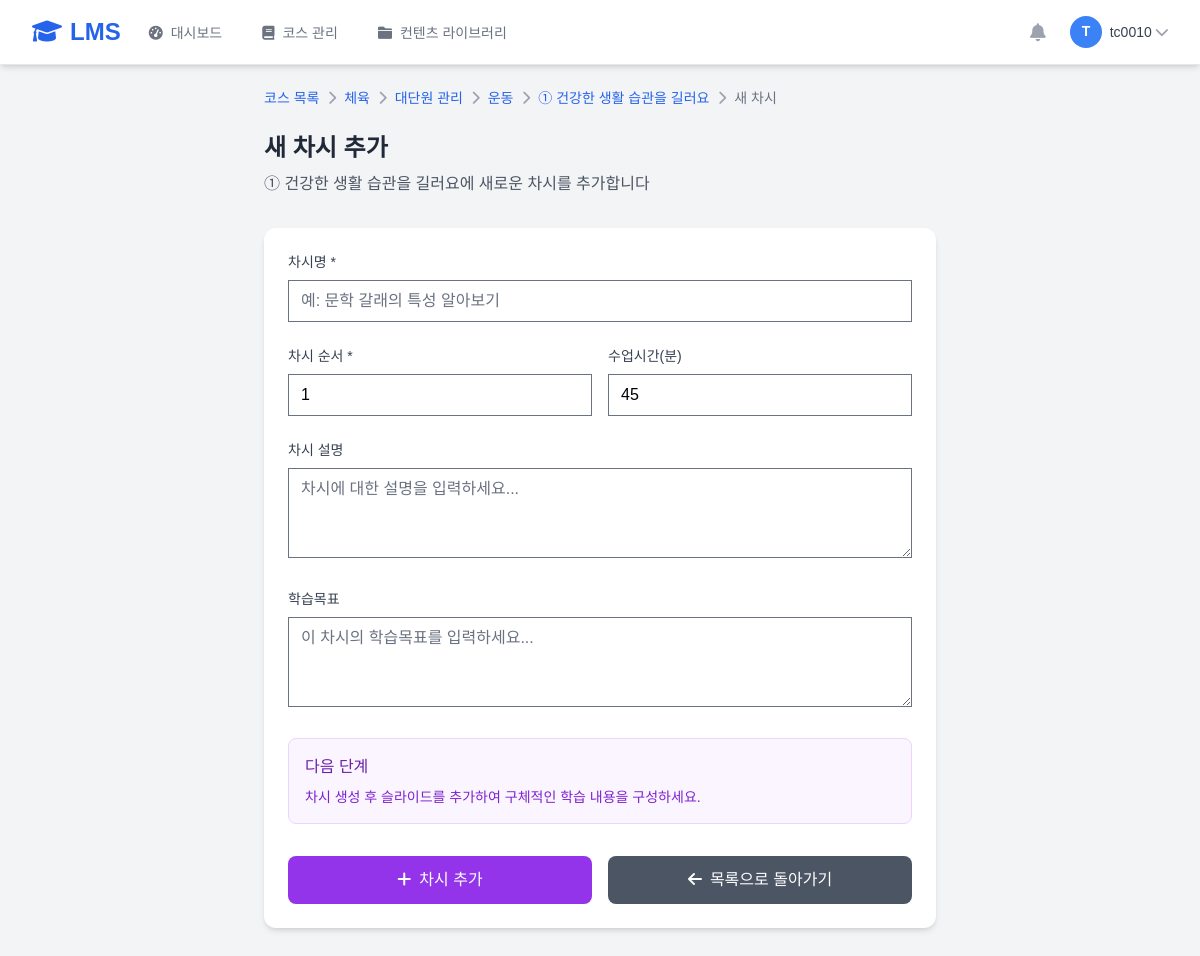
Page /teacher/subchapters/2/chasis/create/ (signed in) on the committed database.
### teacher/models.py (models this page shows, shortened)
class Course(models.Model):
    subject_name = models.CharField('과목명', max_length=100)
    target = models.CharField('대상', max_length=100)
    description = models.TextField('설명', blank=True)
    teacher = models.ForeignKey(Teacher, on_delete=models.CASCADE, verbose_name='담당교사')
    is_active = models.BooleanField('활성화', default=True)
    created_at = models.DateTimeField('생성일', auto_now_add=True)
    updated_at = models.DateTimeField('수정일', auto_now=True)
    class Meta:
        verbose_name = '코스'
        verbose_name_plural = '코스'
        ordering = ['-created_at']

class Chapter(models.Model):
    subject = models.ForeignKey(Course, on_delete=models.CASCADE, verbose_name='코스', related_name='chapters')
    chapter_title = models.CharField('대단원명', max_length=200)
    chapter_order = models.PositiveIntegerField('순서', default=1)
    description = models.TextField('설명', blank=True)
    created_at = models.DateTimeField('생성일', auto_now_add=True)
    updated_at = models.DateTimeField('수정일', auto_now=True)
    class Meta:
        verbose_name = '대단원'
        verbose_name_plural = '대단원'
        ordering = ['subject', 'chapter_order']
        unique_together = ['subject', 'chapter_order']

class SubChapter(models.Model):
    subject = models.ForeignKey(Course, on_delete=models.CASCADE, verbose_name='코스')
    chapter = models.ForeignKey(Chapter, on_delete=models.CASCADE, verbose_name='대단원', related_name='subchapters')
    sub_chapter_title = models.CharField('소단원명', max_length=200)
    sub_chapter_order = models.PositiveIntegerField('순서', default=1)
    description = models.TextField('설명', blank=True)
    created_at = models.DateTimeField('생성일', auto_now_add=True)
    updated_at = models.DateTimeField('수정일', auto_now=True)
    class Meta:
        verbose_name = '소단원'
        verbose_name_plural = '소단원'
        ordering = ['chapter', 'sub_chapter_order']
        unique_together = ['chapter', 'sub_chapter_order']

### teacher/courses.py (the view)
# urls.py: path('subchapters/<int:subchapter_id>/chasis/create/', courses.chasi_create_view, name='chasi_create'),
@login_required
@teacher_required
def chasi_create_view(request, subchapter_id):
    teacher = request.user.teacher
    subchapter = get_object_or_404(SubChapter, id=subchapter_id, subject__teacher=teacher)
    if request.method == 'POST':
        form = ChasiForm(request.POST)
        if form.is_valid():
            try:
                chasi = form.save(commit=False)
                chasi.subject = subchapter.subject
                chasi.chapter = subchapter.chapter
                chasi.sub_chapter = subchapter
                chasi.chapter_order = subchapter.chapter.chapter_order
                chasi.sub_chapter_order = subchapter.sub_chapter_order
                if not chasi.chasi_order:
                    last_chasi = Chasi.objects.filter(sub_chapter=subchapter).order_by('-chasi_order').first()
                    chasi.chasi_order = (last_chasi.chasi_order + 1) if last_chasi else 1
                chasi.save()
                messages.success(request, f'차시 "{chasi.chasi_title}"이 생성되었습니다.')
                return redirect('teacher:chasi_slide_manage', chasi_id=chasi.id)
            except Exception as e:
                messages.error(request, f'차시 생성 중 오류가 발생했습니다: {str(e)}')
    else:
        last_chasi = Chasi.objects.filter(sub_chapter=subchapter).order_by('-chasi_order').first()
        suggested_order = (last_chasi.chasi_order + 1) if last_chasi else 1
        form = ChasiForm(initial={'chasi_order': suggested_order})
    context = {
        'subchapter': subchapter,
        'chapter': subchapter.chapter,
        'course': subchapter.subject,
        'form': form,
    }
    return render(request, 'teacher/courses/chasis/create.html', context)

### templates/teacher/courses/chasis/create.html (shortened to what this page needs)
{% extends 'teacher/base.html' %}
{% block content %}
<div class="max-w-2xl mx-auto">
    <nav class="flex mb-6" aria-label="Breadcrumb">
        <ol class="flex items-center space-x-2 text-sm">
            <li><a href="{% url 'teacher:course_list' %}" class="text-blue-600 hover:text-blue-800">코스 목록</a></li>
            <li><i class="fas fa-chevron-right text-gray-400"></i></li>
            <li><a href="{% url 'teacher:course_detail' course.id %}" class="text-blue-600 hover:text-blue-800">{{ course.subject_name }}</a></li>
            <li><i class="fas fa-chevron-right text-gray-400"></i></li>
            <li><a href="{% url 'teacher:chapter_list' course.id %}" class="text-blue-600 hover:text-blue-800">대단원 관리</a></li>
            <li><i class="fas fa-chevron-right text-gray-400"></i></li>
            <li><a href="{% url 'teacher:subchapter_list' chapter.id %}" class="text-blue-600 hover:text-blue-800">{{ chapter.chapter_title }}</a></li>
            <li><i class="fas fa-chevron-right text-gray-400"></i></li>
            <li><a href="{% url 'teacher:chasi_list' subchapter.id %}" class="text-blue-600 hover:text-blue-800">{{ subchapter.sub_chapter_title }}</a></li>
            <li><i class="fas fa-chevron-right text-gray-400"></i></li>
            <li class="text-gray-500">새 차시</li>
        </ol>
    </nav>
    <div class="mb-8">
        <h1 class="text-2xl font-bold text-gray-800 mb-2">새 차시 추가</h1>
        <p class="text-gray-600">{{ subchapter.sub_chapter_title }}에 새로운 차시를 추가합니다</p>
    </div>
    <div class="bg-white rounded-xl shadow-md p-6">
        <div id="chasiFormWrapper">
            <form method="post"
                  id="chasiForm"
                  action="{% url 'teacher:chasi_create' subchapter.id %}"
                  onsubmit="return false;"
                  autocomplete="off">
                <div class="space-y-6">
                    <div>
                        <label for="chasi_title" class="block text-sm font-medium text-gray-700 mb-2">차시명 *</label>
                        <input type="text"
                               name="chasi_title"
                               id="chasi_title"
                               required
                               class="form-input focus:ring-purple-500 focus:border-purple-500"
                               placeholder="예: 문학 갈래의 특성 알아보기"
                               value="{{ request.POST.chasi_title|default:'' }}"
                               autocomplete="off"
                               autocorrect="off"
                               autocapitalize="off"
                               spellcheck="false">
                    </div>
                    <div class="grid grid-cols-1 md:grid-cols-2 gap-4">
                        <div>
                            <label for="chasi_order" class="block text-sm font-medium text-gray-700 mb-2">차시 순서 *</label>
                            <input type="number"
                                   name="chasi_order"
                                   id="chasi_order"
                                   required
                                   min="1"
                                   value="{{ suggested_order|default:1 }}"
                                   class="form-input focus:ring-purple-500 focus:border-purple-500"
                                   placeholder="1"
                                   autocomplete="off">
                        </div>
                        <div>
                            <label for="duration_minutes" class="block text-sm font-medium text-gray-700 mb-2">수업시간(분)</label>
                            <input type="number"
                                   name="duration_minutes"
                                   id="duration_minutes"
                                   min="1"
                                   max="120"
                                   value="45"
                                   class="form-input focus:ring-purple-500 focus:border-purple-500"
                                   placeholder="45"
                                   autocomplete="off">
                        </div>
                    </div>
                    <div>
                        <label for="description" class="block text-sm font-medium text-gray-700 mb-2">차시 설명</label>
                        <textarea name="description"
                                  id="description"
                                  rows="3"
                                  class="form-input focus:ring-purple-500 focus:border-purple-500"
                                  placeholder="차시에 대한 설명을 입력하세요..."
                                  autocomplete="off">{{ request.POST.description|default:'' }}</textarea>
                    </div>
                    <div>
                        <label for="learning_objectives" class="block text-sm font-medium text-gray-700 mb-2">학습목표</label>
                        <textarea name="learning_objectives"
                                  id="learning_objectives"
                                  rows="3"
                                  class="form-input focus:ring-purple-500 focus:border-purple-500"
                                  placeholder="이 차시의 학습목표를 입력하세요..."
                                  autocomplete="off">{{ request.POST.learning_objectives|default:'' }}</textarea>
                    </div>
                </div>
                <div class="mt-6 p-4 bg-purple-50 border border-purple-200 rounded-lg">
                    <h4 class="font-medium text-purple-800 mb-2">다음 단계</h4>
                    <p class="text-sm text-purple-700">차시 생성 후 슬라이드를 추가하여 구체적인 학습 내용을 구성하세요.</p>
                </div>
                <div class="flex flex-col sm:flex-row gap-4 mt-8">
                    <button type="button"
                            id="submitBtn"
                            class="flex-1 bg-purple-600 text-white py-3 px-4 rounded-lg hover:bg-purple-700 transition duration-200 font-medium">
                        <i class="fas fa-plus mr-2"></i>차시 추가
                    </button>
                    <a href="{% url 'teacher:chasi_list' subchapter.id %}"
                       class="flex-1 bg-gray-600 text-white py-3 px-4 rounded-lg hover:bg-gray-700 transition duration-200 font-medium text-center">
                        <i class="fas fa-arrow-left mr-2"></i>목록으로 돌아가기
                    </a>
                </div>
            </form>
        </div>
    </div>
</div>
{% endblock %}

### templates/teacher/base.html (shortened to what this page needs)
<!DOCTYPE html>
<html lang="ko">
<head>
    <script src="https://cdn.tailwindcss.com?plugins=forms,typography,aspect-ratio,line-clamp"></script>
    <link rel="stylesheet" href="https://cdnjs.cloudflare.com/ajax/libs/font-awesome/6.0.0/css/all.min.css">
</head>
<body class="bg-gray-100">
    <nav class="bg-white shadow-md border-b border-gray-200 fixed w-full top-0 z-50">
        <div class="max-w-7xl mx-auto px-4 sm:px-6 lg:px-8">
            <div class="flex justify-between h-16">
                <div class="flex items-center">
                    <div class="flex-shrink-0">
                        <a href="{% url 'teacher:dashboard' %}" class="text-2xl font-bold text-blue-600">
                            <i class="fas fa-graduation-cap mr-2"></i>LMS
                        </a>
                    </div>
                    <div class="hidden md:ml-6 md:flex md:space-x-8">
                        <a href="{% url 'teacher:dashboard' %}"
                           class="{% if 'dashboard' in request.resolver_match.url_name %}border-blue-500 text-gray-900{% else %}border-transparent text-gray-500 hover:text-gray-700 hover:border-gray-300{% endif %} inline-flex items-center px-1 pt-1 border-b-2 text-sm font-medium">
                            <i class="fas fa-tachometer-alt mr-2"></i>대시보드
                        </a>
                        <a href="{% url 'teacher:course_dashboard' %}"
                           class="{% if 'course' in request.resolver_match.url_name %}border-blue-500 text-gray-900{% else %}border-transparent text-gray-500 hover:text-gray-700 hover:border-gray-300{% endif %} inline-flex items-center px-1 pt-1 border-b-2 text-sm font-medium">
                            <i class="fas fa-book mr-2"></i>코스 관리
                        </a>
                        <a href="{% url 'teacher:contents_list' %}"
                           class="{% if 'contents_list' in request.resolver_match.url_name %}border-blue-500 text-gray-900{% else %}border-transparent text-gray-500 hover:text-gray-700 hover:border-gray-300{% endif %} inline-flex items-center px-1 pt-1 border-b-2 text-sm font-medium">
                            <i class="fas fa-folder mr-2"></i>컨텐츠 라이브러리
                        </a>
                    </div>
                </div>
                <div class="flex items-center">
                    <div class="flex items-center space-x-4">
                        <button class="p-2 text-gray-400 hover:text-gray-500">
                            <i class="fas fa-bell text-lg"></i>
                        </button>
                        <div class="relative">
                            <button class="flex items-center text-sm rounded-full focus:outline-none focus:ring-2 focus:ring-offset-2 focus:ring-blue-500"
                                    id="user-menu-button" onclick="toggleUserMenu()">
                                <img class="h-8 w-8 rounded-full bg-blue-500 flex items-center justify-center text-white font-bold"
                                     alt="{{ user.get_full_name }}">
                                <span class="ml-2 text-gray-700">{{ user.get_full_name|default:user.username }}</span>
                                <i class="fas fa-chevron-down ml-1 text-gray-400"></i>
                            </button>
                        </div>
                    </div>
                </div>
            </div>
        </div>
    </nav>
    <main class="pt-16 min-h-screen">
        <div class="max-w-7xl mx-auto py-6 px-4 sm:px-6 lg:px-8">
            {% block content %}{% endblock %}
        </div>
    </main>
        </body>
        </html>

### templates/teacher/courses/chasis/create.html (style rules this page uses)
.form-input { width: 100%; padding: 0.5rem 0.75rem; border: 1px solid #d1d5db; border-radius: 0.5rem; transition: all 0.2s; }

### rows in the picture
Course: subject_name "체육"
Chapter: chapter_title "운동"
SubChapter: sub_chapter_title "① 건강한 생활 습관을 길러요"

### other values in the picture
{{ user.get_full_name|default:user.username }} "tc0010"
